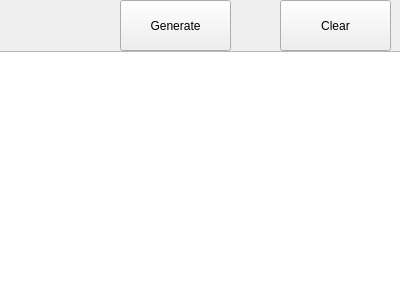
<?xml version="1.0" encoding="UTF-8"?>
<ui version="4.0">
 <class>Form</class>
 <widget class="QWidget" name="Form">
  <property name="windowModality">
   <enum>Qt::NonModal</enum>
  </property>
  <property name="geometry">
   <rect>
    <x>0</x>
    <y>0</y>
    <width>400</width>
    <height>300</height>
   </rect>
  </property>
  <property name="windowTitle">
   <string>Form</string>
  </property>
  <property name="autoFillBackground">
   <bool>false</bool>
  </property>
  <widget class="QPlainTextEdit" name="plainTextEdit">
   <property name="geometry">
    <rect>
     <x>-20</x>
     <y>51</y>
     <width>421</width>
     <height>361</height>
    </rect>
   </property>
  </widget>
  <widget class="QPushButton" name="pushClear">
   <property name="geometry">
    <rect>
     <x>280</x>
     <y>0</y>
     <width>111</width>
     <height>51</height>
    </rect>
   </property>
   <property name="text">
    <string>Clear</string>
   </property>
  </widget>
  <widget class="QPushButton" name="pushGenerate">
   <property name="geometry">
    <rect>
     <x>120</x>
     <y>0</y>
     <width>111</width>
     <height>51</height>
    </rect>
   </property>
   <property name="text">
    <string>Generate</string>
   </property>
  </widget>
 </widget>
 <resources/>
 <connections>
  <connection>
   <sender>pushClear</sender>
   <signal>clicked()</signal>
   <receiver>plainTextEdit</receiver>
   <slot>clear()</slot>
   <hints>
    <hint type="sourcelabel">
     <x>369</x>
     <y>22</y>
    </hint>
    <hint type="destinationlabel">
     <x>369</x>
     <y>68</y>
    </hint>
   </hints>
  </connection>
  <connection>
   <sender>pushGenerate</sender>
   <signal>clicked()</signal>
   <receiver>plainTextEdit</receiver>
   <slot>update()</slot>
   <hints>
    <hint type="sourcelabel">
     <x>185</x>
     <y>29</y>
    </hint>
    <hint type="destinationlabel">
     <x>248</x>
     <y>72</y>
    </hint>
   </hints>
  </connection>
 </connections>
</ui>
